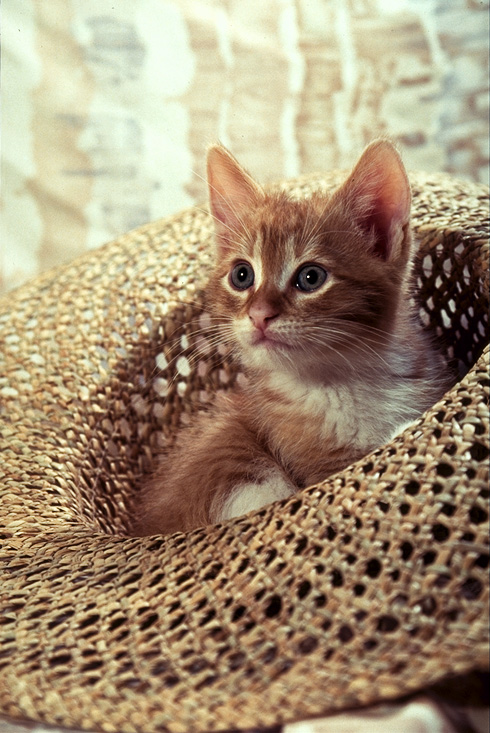
#> input picture cat.png, 490 x 733 px
$ python main.py
#> lines starting #> are read from the running program, lines starting #| are printed output that depends on the picture
import cv2
import matplotlib.pyplot as plt
import numpy as np
from PIL import Image

img = cv2.imread("cat.png")
#> img is the input picture: shape (733, 490, 3); mean B, G, R 116.7, 143.2, 162.7
greyimg = cv2.imread('cat.png', cv2.IMREAD_GRAYSCALE)
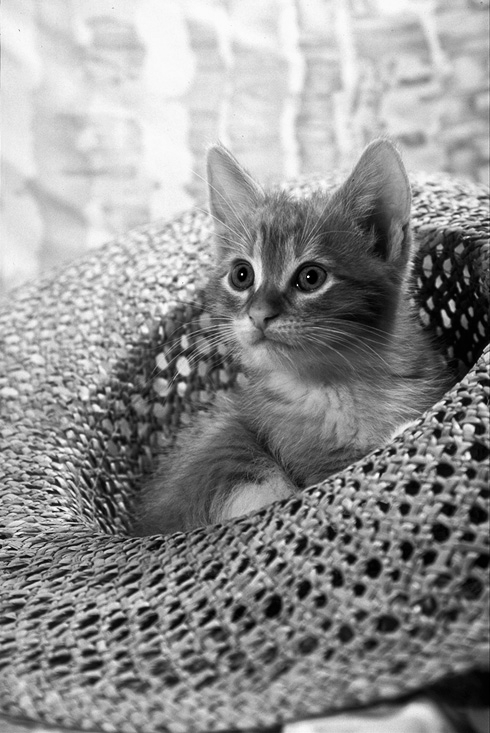
#> greyimg: shape (733, 490); min 0, max 253, mean 145.5

def showimg(img, greyimg):

    #show the image
    cv2.imshow('image',img)

    #show grescale image
    greyimg = cv2.imread('cat.png', cv2.IMREAD_GRAYSCALE)
    cv2.imshow('grey-image',greyimg)

    #image stays on the screen till any key is pressed
    cv2.waitKey(0)

def sobelFilter(greyimg):

    #horizontal filter
    h_filter = np.array([[1, 2, 1], [0, 0, 0], [-1, -2, -1]])

    #vertical filter
    v_filter = np.array([[1, 0, -1], [2, 0, -2], [1, 0, -1]])

    fx = cv2.filter2D(greyimg, -1, h_filter)
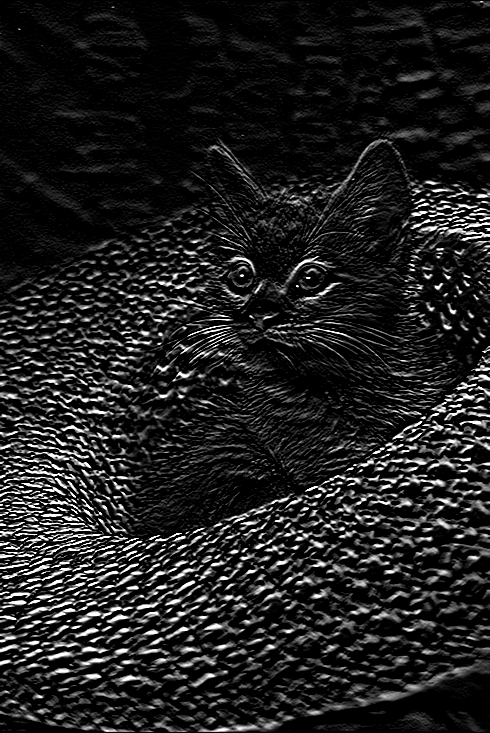
#> fx: shape (733, 490); min 0, max 255, mean 31.9
    cv2.imshow('sobel-filter-horizontal',fx)

    cv2.waitKey(0)

    fy = cv2.filter2D(greyimg, -1, v_filter)
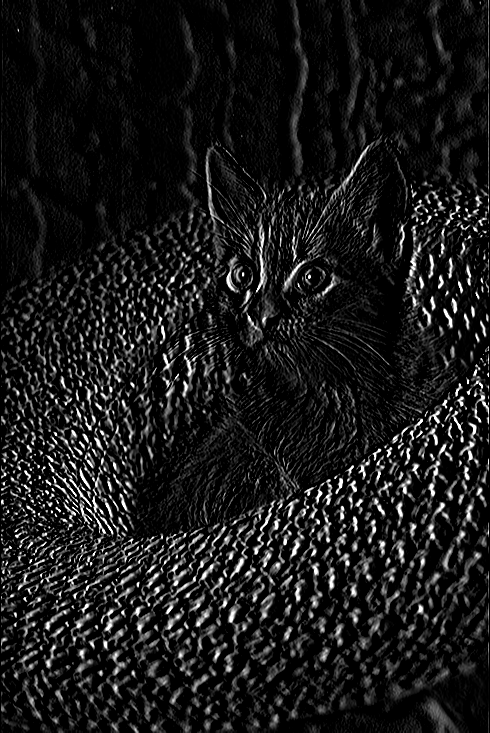
#> fy: shape (733, 490); min 0, max 255, mean 25.8
    cv2.imshow('sobel-filter-vertical',fy)

    cv2.waitKey(0)


def gaussianFilterMask(greyimg):
    sigma = 0.5

    x, y = np.meshgrid(np.arange(0,len(greyimg[0])),np.arange(0,len(greyimg)))
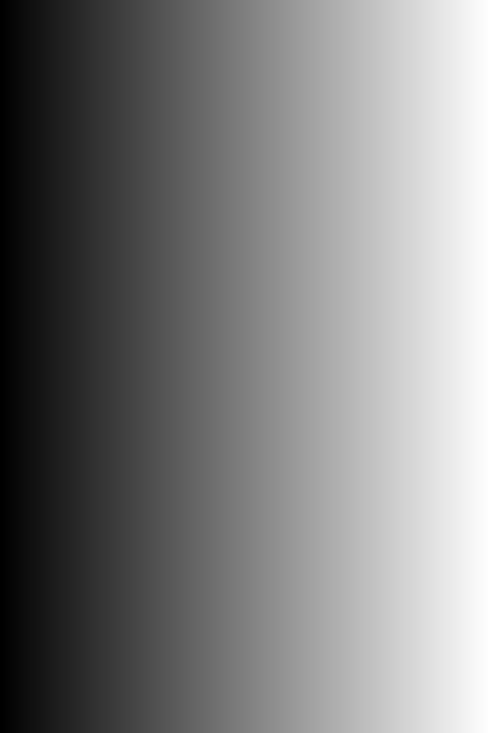
#> x: shape (733, 490) int64; min 0, max 489, mean 244.5; drawn with min black and max white
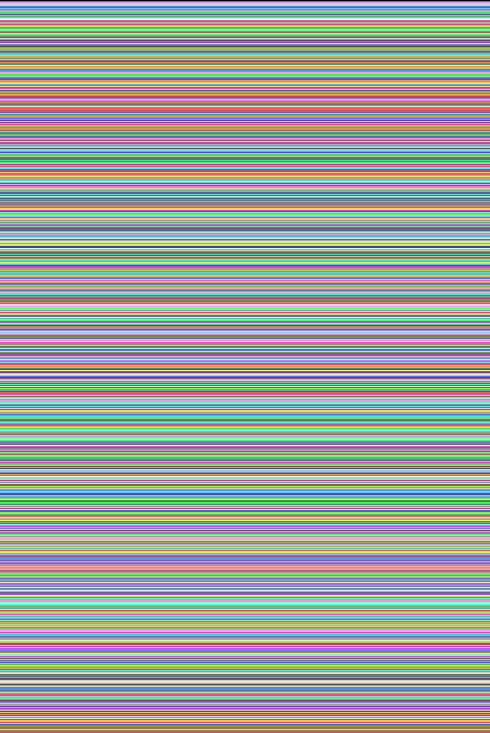
#> y: shape (733, 490) int64; 733 distinct labels, from 0 to 732; one colour per label, 0 black

    dog_kernel_x = -(x-len(greyimg[0])/2)*np.exp(-((x-len(greyimg[0])/2)**2+(y-len(greyimg)/2)**2)/(2*sigma**2))/(2*np.pi*sigma**4)
    dog_kernel_y = -(y-len(greyimg)/2)*np.exp(-((x-len(greyimg[0])/2)**2+(y-len(greyimg)/2)**2)/(2*sigma**2))/(2*np.pi*sigma**4)

    dog_x = cv2.filter2D(greyimg, -1, dog_kernel_x)
    dog_y = cv2.filter2D(greyimg, -1, dog_kernel_y)

    cv2.imshow("dog_x", dog_x/np.max(dog_x))
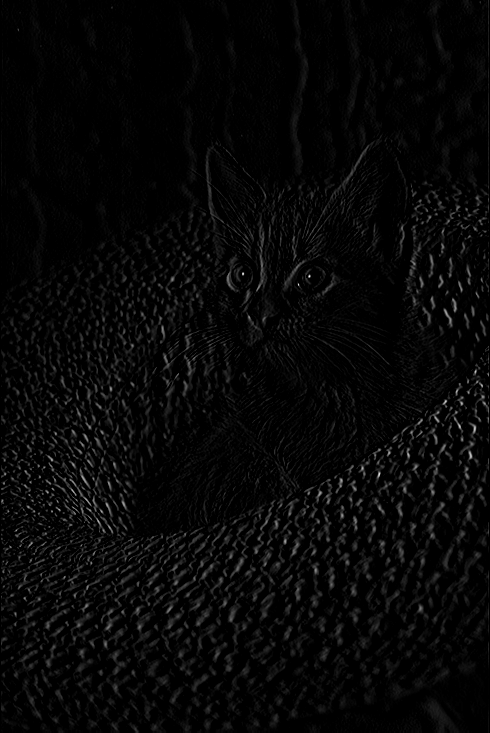
#> window 'dog_x': shape (733, 490) float64; min 0, max 1, mean 0.0286
    cv2.imshow("dog_y", dog_y/np.max(dog_y))


    cv2.waitKey(0)
    cv2.destroyAllWindows()


def calFourierTransform(img):

    ft = np.fft.fft2(img)

    cv2.imshow("ft",np.fft.fftshift(abs(ft))/np.max(abs(ft))*255)
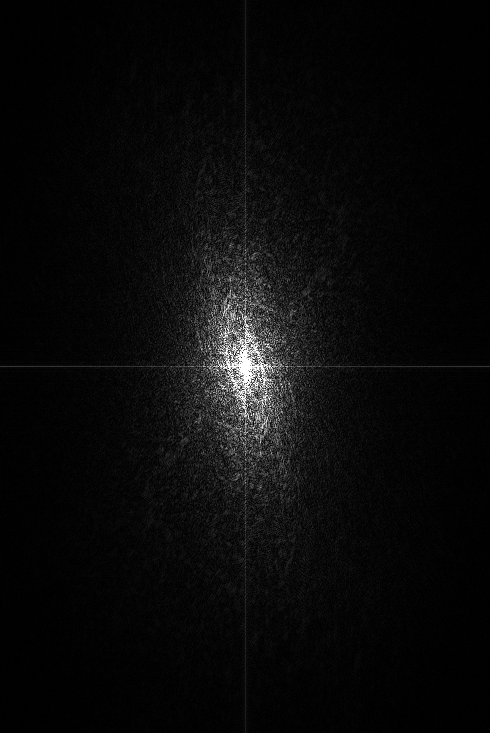
#> window 'ft': shape (733, 490); min 0, max 255, mean 10.1

    inv_ft = np.fft.ifft2(ft)
    cv2.imshow("inv ft",abs(inv_ft)/255)

    cv2.waitKey(0)
    cv2.destroyAllWindows()


#task 1
showimg(img, greyimg)

#task 2
sobelFilter(greyimg)

#task3
gaussianFilterMask(greyimg)

#task4
calFourierTransform(greyimg)
